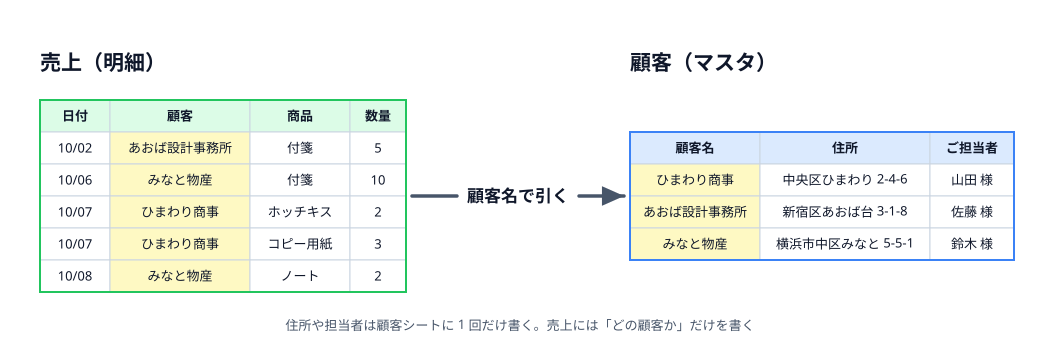

Generate this figure with Python:
"""6-2: 売上には顧客名だけを書き、住所や担当者は顧客シートに 1 回だけ書いて引く（LINK）。"""
import sys
sys.path.insert(0, "/Users/seekseep/.claude/skills/genfig")
sys.path.insert(0, "../../../../tools")
from genfig import Canvas
from figtable import table

c = Canvas(1040, 360)
c.text(40, 70, "売上（明細）", scale="heading", align="left")
sales = table(c, 40, 100, [
    ["日付", "顧客", "商品", "数量"],
    ["10/02", "あおば設計事務所", "付箋", "5"],
    ["10/06", "みなと物産", "付箋", "10"],
    ["10/07", "ひまわり商事", "ホッチキス", "2"],
    ["10/07", "ひまわり商事", "コピー用紙", "3"],
    ["10/08", "みなと物産", "ノート", "2"],
], [70, 140, 100, 56], color="green", h=32,
    fills={(r, 1): "yellow" for r in range(1, 6)})
c.text(630, 70, "顧客（マスタ）", scale="heading", align="left")
customers = table(c, 630, 132, [
    ["顧客名", "住所", "ご担当者"],
    ["ひまわり商事", "中央区ひまわり 2-4-6", "山田 様"],
    ["あおば設計事務所", "新宿区あおば台 3-1-8", "佐藤 様"],
    ["みなと物産", "横浜市中区みなと 5-5-1", "鈴木 様"],
], [130, 170, 84], color="blue", h=32, fills={(r, 0): "yellow" for r in range(1, 4)})
c.link(sales, customers, label="顧客名で引く", both=False)
c.text(520, 330, "住所や担当者は顧客シートに 1 回だけ書く。売上には「どの顧客か」だけを書く", scale="caption")
c.save("00-thumbnail.svg")
